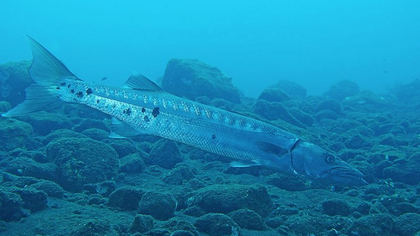
%> input picture Sample_Dataset/SAUD/Benchmark/Raw/group_1/1.png, 420 x 236 px, shrunk from 800 x 450 before the run
$ octave --eval "result = extract_luminance_gabor_features(imread('../../Sample_Dataset/SAUD/Benchmark/Raw/group_1/1.png'));"   (GNU Octave 9; MATLAB toolbox functions it lacks are replaced by stand-ins)
%> lines starting %> are read from the running program, lines starting %| are printed output that depends on the picture
### Feature_Extraction/Gabor_feature_extraction/rgb2ocs.m
function varargout = rgb2ocs(img)
% RGB → Opponent Color Space
% Supports both:
%   O3 = rgb2ocs(img)
%   [O1, O2, O3] = rgb2ocs(img)

img = double(img);

R = img(:,:,1);
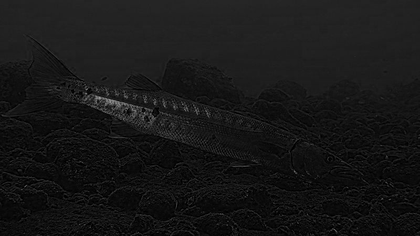
%> R: size 236x420 double; min 0, max 157, mean 22.9
G = img(:,:,2);
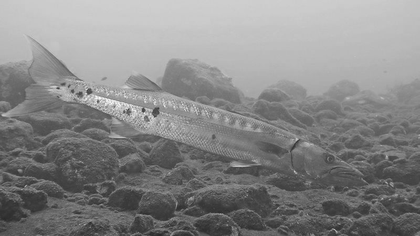
%> G: size 236x420 double; min 41, max 252, mean 134.8
B = img(:,:,3);
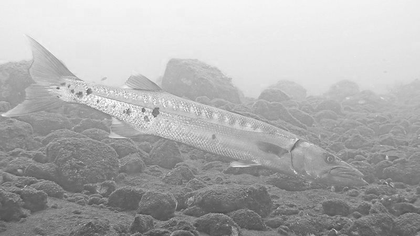
%> B: size 236x420 double; min 67, max 255, mean 175.4

O1 = (R - G) / sqrt(2);
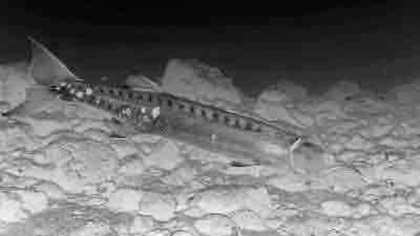
%> O1: size 236x420 double; min -122.3, max -21.21, mean -79.13; drawn with min black and max white
O2 = (R + G - 2*B) / sqrt(6);
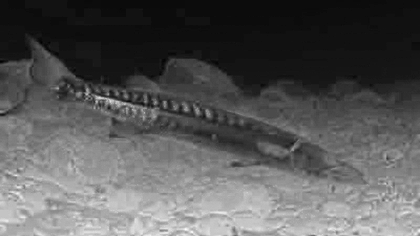
%> O2: size 236x420 double; min -104.1, max -31.44, mean -78.78; drawn with min black and max white
O3 = (R + G + B) / sqrt(3);
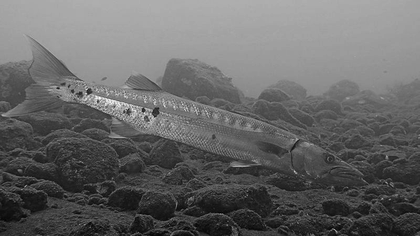
%> O3: size 236x420 double; min 63.51, max 383.4, mean 192.3; drawn with min black and max white

if nargout == 1
    varargout{1} = O3;
elseif nargout == 3
    varargout{1} = O1;
    varargout{2} = O2;
    varargout{3} = O3;
else
    error('rgb2ocs: invalid number of output arguments');
end
end

### Feature_Extraction/Gabor_feature_extraction/gaborconvolve.m
% GABORCONVOLVE - function for convolving image with log-Gabor filters
%
% Usage: [EO, BP] = gaborconvolve(im,  nscale, norient, minWaveLength, mult, ...
%			    sigmaOnf, dThetaOnSigma, Lnorm, feedback)
%
% Arguments:
% The convolutions are done via the FFT.  Many of the parameters relate
% to the specification of the filters in the frequency plane.
%
%   Variable       Suggested   Description
%   name           value
%  ----------------------------------------------------------
%    im                        Image to be convolved.
%    nscale          = 4;      Number of wavelet scales.
%    norient         = 6;      Number of filter orientations.
%    minWaveLength   = 3;      Wavelength of smallest scale filter.
%    mult            = 1.7;    Scaling factor between successive filters.
%    sigmaOnf        = 0.65;   Ratio of the standard deviation of the
%                              Gaussian describing the log Gabor filter's
%                              transfer function in the frequency domain
%                              to the filter center frequency.
%    dThetaOnSigma   = 1.3;    Ratio of angular interval between filter
%                              orientations and the standard deviation of
%                              the angular Gaussian function used to
%                              construct filters in the freq. plane.
%    Lnorm            0        Optional integer indicating what norm the
%                              filters should be normalized to.  A value of 1
%                              will produce filters with the same L1 norm, 2
%                              will produce filters with matching L2
%                              norm. the default value of 0 results in no
%                              normalization (the filters have unit height
%                              Gaussian transfer functions on a log frequency
%                              scale)
%    feedback         0/1      Optional parameter.  If set to 1 a message
%                              indicating which orientation is being
%                              processed is printed on the screen.
%
% Returns:
%
%   EO - 2D cell array of complex valued convolution results
%
%        EO{s,o} = convolution result for scale s and orientation o.
%        The real part is the result of convolving with the even
%        symmetric filter, the imaginary part is the result from
%        convolution with the odd symmetric filter.
%
%        Hence:
%        abs(EO{s,o}) returns the magnitude of the convolution over the
%                     image at scale s and orientation o.
%        angle(EO{s,o}) returns the phase angles.
%
%   BP - Cell array of bandpass images corresponding to each scale s.
%
%
% Notes on filter settings to obtain even coverage of the spectrum energy
% dThetaOnSigma 1.2 - 1.3
% sigmaOnf  .90   mult 1.15
% sigmaOnf  .85   mult 1.2
% sigmaOnf  .75   mult 1.4       (bandwidth ~1 octave)
% sigmaOnf  .65   mult 1.7
% sigmaOnf  .55   mult 2.2       (bandwidth ~2 octaves)
%
% The determination of mult given sigmaOnf is entirely empirical.  What I do is
% plot out the sum of the squared filter amplitudes in the frequency domain and
% see how even the coverage of the spectrum is.  If there are concentric 'gaps'
% in the spectrum one needs to reduce mult and/or reduce sigmaOnf (which
% increases filter bandwidth)
%
% If there are 'gaps' radiating outwards then one needs to reduce dthetaOnSigma
% (increasing angular bandwidth of the filters)
%

% For details of log-Gabor filters see:
% D. J. Field, "Relations Between the Statistics of Natural Images and the
% Response Properties of Cortical Cells", Journal of The Optical Society of
% America A, Vol 4, No. 12, December 1987. pp 2379-2394

% Copyright (c) 2001-2010 Peter Kovesi
% www.peterkovesi.com
%
% Permission is hereby granted, free of charge, to any person obtaining a copy
% of this software and associated documentation files (the "Software"), to deal
% in the Software without restriction, subject to the following conditions:
%
% The above copyright notice and this permission notice shall be included in
% all copies or substantial portions of the Software.
%
% The Software is provided "as is", without warranty of any kind.

% May   2001 - Original version
% April 2010 - Reworked to tidy things up. Return of bandpass images added.
% March 2013 - Restored use of dThetaOnSigma to control angular spread of filters.

function [EO, BP] = gaborconvolve(im, nscale, norient, minWaveLength, mult, ...
			    sigmaOnf, dThetaOnSigma, Lnorm, feedback)
%> called with nscale = 2, norient = 6, minWaveLength = 3, mult = 1.7, sigmaOnf = 0.65, dThetaOnSigma = 1.3, Lnorm = 0, feedback = 0

    if ndims(im) == 3
        warning('Colour image supplied: Converting to greyscale');
        im = rgb2gray(im);
    end

    if ~exist('Lnorm','var'), Lnorm = 0;  end
    if ~exist('feedback','var'), feedback = 0;  end
    if ~isa(im,'double'),  im = double(im);  end

    [rows cols] = size(im);
%> rows = 236; cols = 420
    imagefft = fft2(im);                 % Fourier transform of image
    EO = cell(nscale, norient);          % Pre-allocate cell array
    BP = cell(nscale,1);

    % Pre-compute some stuff to speed up filter construction
    % Set up X and Y matrices with ranges normalised to +/- 0.5
    % The following code adjusts things appropriately for odd and even values
    % of rows and columns.
    if mod(cols,2)
        xrange = [-(cols-1)/2:(cols-1)/2]/(cols-1);
    else
        xrange = [-cols/2:(cols/2-1)]/cols;
%> xrange = 420 values from -0.5 to 0.498
    end

    if mod(rows,2)
        yrange = [-(rows-1)/2:(rows-1)/2]/(rows-1);
    else
        yrange = [-rows/2:(rows/2-1)]/rows;
%> yrange = 236 values from -0.5 to 0.496
    end

    [x,y] = meshgrid(xrange, yrange);

    radius = sqrt(x.^2 + y.^2);       % Matrix values contain *normalised* radius from centre.
    theta = atan2(y,x);               % Matrix values contain polar angle.

    radius = ifftshift(radius);       % Quadrant shift radius and theta so that filters
    theta  = ifftshift(theta);        % are constructed with 0 frequency at the corners.
    radius(1,1) = 1;                  % Get rid of the 0 radius value at the 0
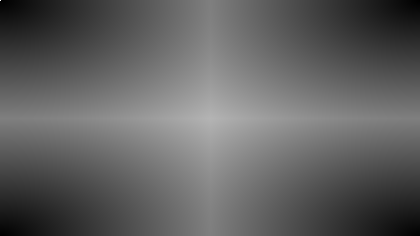
%> radius: size 236x420 double; min 0.00238, max 1, mean 0.383
                                      % frequency point (now at top-left corner)
                                      % so that taking the log of the radius will
                                      % not cause trouble.
    sintheta = sin(theta);
    costheta = cos(theta);
    clear x; clear y; clear theta;    % save a little memory

    % Filters are constructed in terms of two components.
    % 1) The radial component, which controls the frequency band that the filter
    %    responds to
    % 2) The angular component, which controls the orientation that the filter
    %    responds to.
    % The two components are multiplied together to construct the overall filter.

    % Construct the radial filter components...
    % First construct a low-pass filter that is as large as possible, yet falls
    % away to zero at the boundaries.  All log Gabor filters are multiplied by
    % this to ensure no extra frequencies at the 'corners' of the FFT are
    % incorporated. This keeps the overall norm of each filter not too dissimilar.
    lp = lowpassfilter([rows,cols],.45,15);   % Radius .45, 'sharpness' 15

    logGabor = cell(1,nscale);

    for s = 1:nscale
        wavelength = minWaveLength*mult^(s-1);
        fo = 1.0/wavelength;                  % Centre frequency of filter.
        logGabor{s} = exp((-(log(radius/fo)).^2) / (2 * log(sigmaOnf)^2));
        logGabor{s} = logGabor{s}.*lp;        % Apply low-pass filter
        logGabor{s}(1,1) = 0;                 % Set the value at the 0
                                              % frequency point of the filter
                                              % back to zero (undo the radius fudge).
        % Compute bandpass image for each scale
        if Lnorm == 2       % Normalize filters to have same L2 norm
            L = sqrt(sum(logGabor{s}(:).^2));
        elseif Lnorm == 1   % Normalize to have same L1
            L = sum(sum(abs(real(ifft2(logGabor{s})))));
        elseif Lnorm == 0   % No normalization
            L = 1;
        else
            error('Lnorm must be 0, 1 or 2');
        end

        logGabor{s} = logGabor{s}./L;
        BP{s} = ifft2(imagefft .* logGabor{s});
    end

    % The main loop...
    for o = 1:norient,                   % For each orientation.
        if feedback
            fprintf('Processing orientation %d \r', o);
        end

        angl = (o-1)*pi/norient;           % Calculate filter angle.
        wavelength = minWaveLength;        % Initialize filter wavelength.

        % Pre-compute filter data specific to this orientation
        % For each point in the filter matrix calculate the angular distance from the
        % specified filter orientation.  To overcome the angular wrap-around problem
        % sine difference and cosine difference values are first computed and then
        % the atan2 function is used to determine angular distance.
        ds = sintheta * cos(angl) - costheta * sin(angl);     % Difference in sine.
        dc = costheta * cos(angl) + sintheta * sin(angl);     % Difference in cosine.
        dtheta = abs(atan2(ds,dc));                           % Absolute angular distance.

        % Calculate the standard deviation of the angular Gaussian
        % function used to construct filters in the freq. plane.
        thetaSigma = pi/norient/dThetaOnSigma;
        spread = exp((-dtheta.^2) / (2 * thetaSigma^2));

        for s = 1:nscale,                    % For each scale.
            filter = logGabor{s} .* spread;  % Multiply by the angular spread to get the filter

            if Lnorm == 2      % Normalize filters to have the same L2 norm ** why sqrt 2 **????
                L = sqrt(sum(real(filter(:)).^2 + imag(filter(:)).^2 ))/sqrt(2);
                filter = filter./L;
            elseif Lnorm == 1  % Normalize to have same L1
                L = sum(sum(abs(real(ifft2(filter)))));
                filter = filter./L;
            elseif Lnorm == 0   % No normalization
                ;
            end

            % Do the convolution, back transform, and save the result in EO
            EO{s,o} = ifft2(imagefft .* filter);

            wavelength = wavelength * mult;       % Finally calculate Wavelength of next filter
        end                                       % ... and process the next scale

    end  % For each orientation

    if feedback, fprintf('                                        \r'); end

### Feature_Extraction/Gabor_feature_extraction/lowpassfilter.m
% LOWPASSFILTER - Constructs a low-pass butterworth filter.
%
% usage: f = lowpassfilter(sze, cutoff, n)
%
% where: sze    is a two element vector specifying the size of filter
%               to construct [rows cols].
%        cutoff is the cutoff frequency of the filter 0 - 0.5
%        n      is the order of the filter, the higher n is the sharper
%               the transition is. (n must be an integer >= 1).
%               Note that n is doubled so that it is always an even integer.
%
%                      1
%      f =    --------------------
%                              2n
%              1.0 + (w/cutoff)
%
% The frequency origin of the returned filter is at the corners.
%
% See also: HIGHPASSFILTER, HIGHBOOSTFILTER, BANDPASSFILTER, FILTERGRID
%

% Copyright (c) 1999 Peter Kovesi
% www.peterkovesi.com
%
% Permission is hereby granted, free of charge, to any person obtaining a copy
% of this software and associated documentation files (the "Software"), to deal
% in the Software without restriction, subject to the following conditions:
%
% The above copyright notice and this permission notice shall be included in
% all copies or substantial portions of the Software.
%
% The Software is provided "as is", without warranty of any kind.

% October 1999
% August  2005 - Fixed up frequency ranges for odd and even sized filters
%                (previous code was a bit approximate)
% September 2017 - Changed to use filtergrid()

function f = lowpassfilter(sze, cutoff, n)
%> called with sze = [236 420], cutoff = 0.45, n = 15

    if cutoff < 0 | cutoff > 0.5
	error('cutoff frequency must be between 0 and 0.5');
    end

    if rem(n,1) ~= 0 | n < 1
	error('n must be an integer >= 1');
    end

    if length(sze) == 1
	rows = sze; cols = sze;
    else
	rows = sze(1); cols = sze(2);
%> after `rows = sze(1)`: rows = 236
%> after `cols = sze(2)`: cols = 420
    end

%> the run ends on the next line
    [radius, u1, u2] = filtergrid(rows,cols);

    f = 1.0 ./ (1.0 + (radius ./ cutoff).^(2*n));   % The filter


### Feature_Extraction/Gabor_feature_extraction/extract_luminance_gabor_features.m
function FGabor = extract_luminance_gabor_features(imgRGB)
% Output: 1 × 12 luminance Gabor energy features

% --- RGB → OCS ---
[~, ~, O3] = rgb2ocs(imgRGB);

% --- Paper-locked parameters ---
nscale        = 2;
norient       = 6;
minWaveLength = 3;
mult          = 1.7;
sigmaOnf      = 0.65;
dThetaOnSigma = 1.3;
Lnorm         = 0;
feedback      = 0;

% --- Log-Gabor decomposition ---
[EO, ~] = gaborconvolve( ...
    O3, nscale, norient, ...
    minWaveLength, mult, ...
    sigmaOnf, dThetaOnSigma, ...
    Lnorm, feedback);

% --- Energy extraction ---
FGabor = zeros(1, nscale*norient);
k = 1;

for s = 1:nscale
    for o = 1:norient
        FGabor(k) = mean(mean(abs(EO{s,o}).^2));
        k = k + 1;
    end
end

end

$ run again, on Sample_Dataset/SAUD/Benchmark/Raw/group_1/10.png
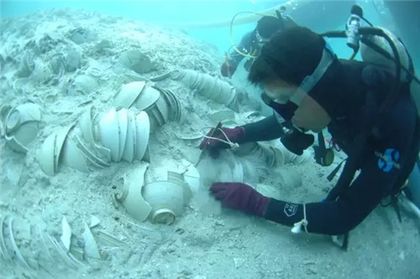
%> input picture Sample_Dataset/SAUD/Benchmark/Raw/group_1/10.png, 420 x 279 px, shrunk from 500 x 332 before the run
%> in rgb2ocs, `O2 = (R + G - 2*B) / sqrt(6);`:
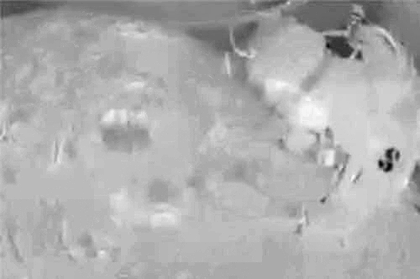
%> O2: size 279x420 double; min -88.59, max -4.49, mean -30.91; drawn with min black and max white
%> in rgb2ocs, `O3 = (R + G + B) / sqrt(3);`:
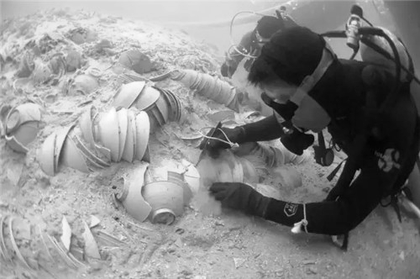
%> O3: size 279x420 double; min 33.49, max 428.4, mean 246.5; drawn with min black and max white

$ run again, on Sample_Dataset/SAUD/Benchmark/Raw/group_1/11.png
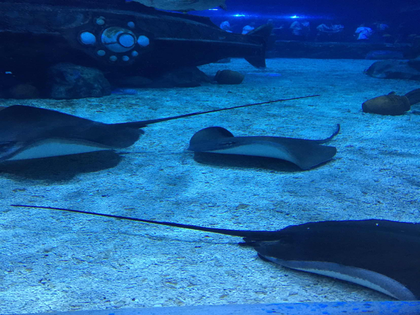
%> input picture Sample_Dataset/SAUD/Benchmark/Raw/group_1/11.png, 420 x 315 px, shrunk from 640 x 480 before the run
%> in rgb2ocs, `O1 = (R - G) / sqrt(2);`:
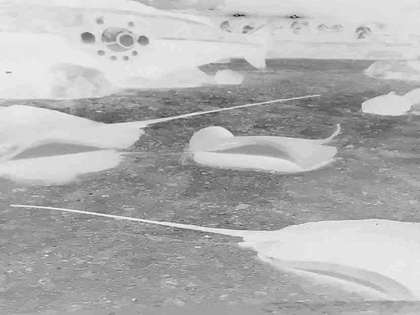
%> O1: size 315x420 double; min -161.2, max 4.24, mean -46.07; drawn with min black and max white
%> in rgb2ocs, `O2 = (R + G - 2*B) / sqrt(6);`:
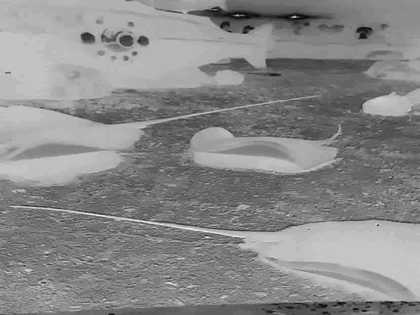
%> O2: size 315x420 double; min -176, max 10.61, mean -75.47; drawn with min black and max white

$ run again, on Sample_Dataset/SAUD/Benchmark/Raw/group_1/12.png
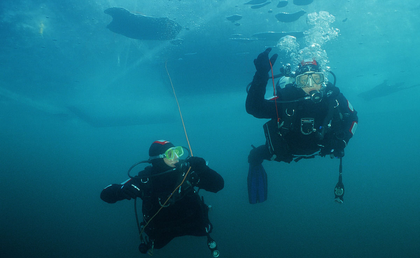
%> input picture Sample_Dataset/SAUD/Benchmark/Raw/group_1/12.png, 420 x 258 px, shrunk from 1200 x 736 before the run
%> in rgb2ocs, `O3 = (R + G + B) / sqrt(3);`:
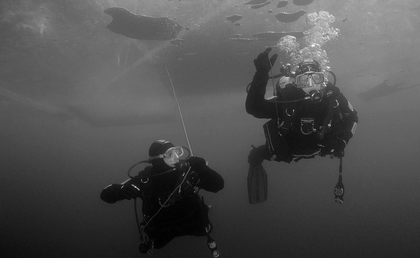
%> O3: size 258x420 double; min 20.78, max 431.9, mean 149.5; drawn with min black and max white
